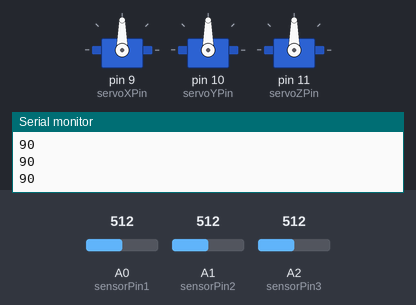
Recording of a sketch running on a simulated Arduino Uno, built with avr-gcc and run on an emulated ATmega328P. Shown: 3 × servo, the last lines printed to the serial monitor. Inputs (shaded band) come from the test bench; at power-on: A0 (sensorPin1) = 512, A1 (sensorPin2) = 512, A2 (sensorPin3) = 512.

Above: at 1.2 s.
1.3 s: A0 (sensorPin1) set to 716
At 2.0 s:
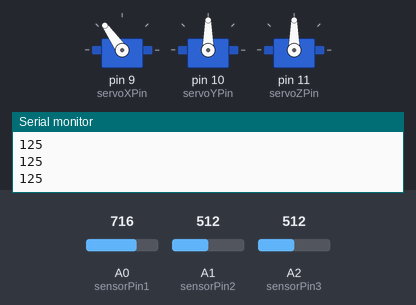
2.8 s: A1 (sensorPin2) set to 716
At 3.1 s:
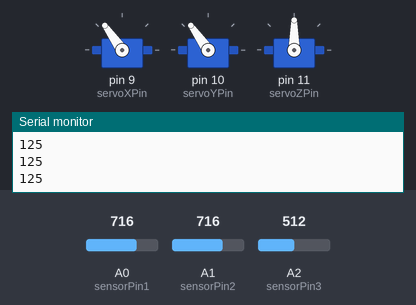
4.3 s: A2 (sensorPin3) set to 716
At 5.5 s:
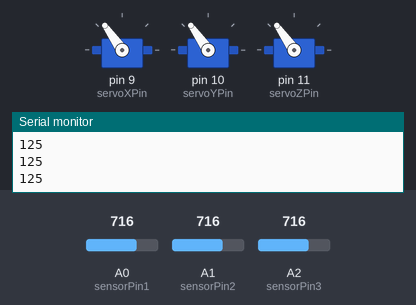
5.8 s: A0 (sensorPin1) set to 900
At 6.6 s:
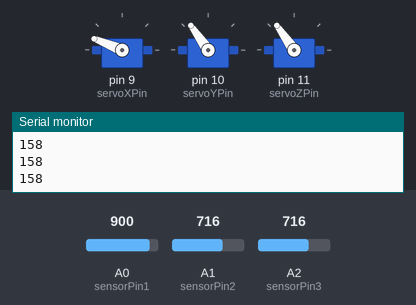
7.3 s: A1 (sensorPin2) set to 900
At 7.8 s:
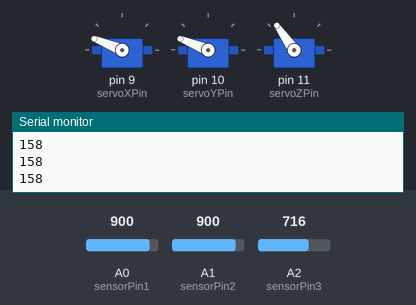
8.8 s: A2 (sensorPin3) set to 900
At 10.1 s:
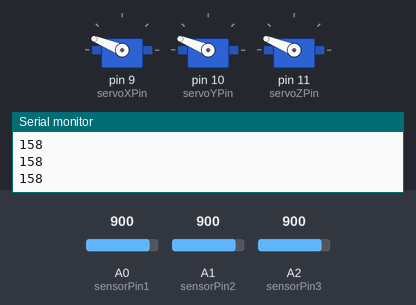
Timing chart, 0 to 11.3 s (numbered marks = the images above; inputs shaded):
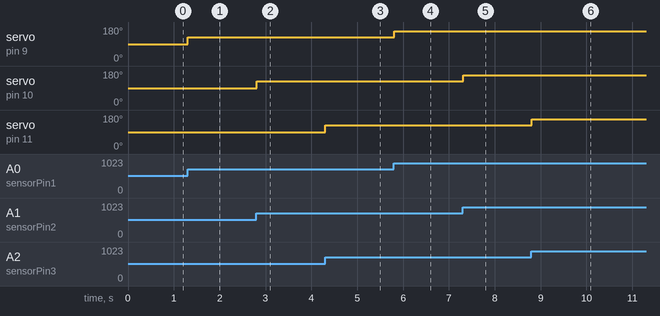

The sketch:

2_axis_robo_arm_pot.ino
```cpp
#include <Servo.h>

Servo servoX;  // create servo object to control an X axis servo
Servo servoY;  // and for Y
Servo servoZ;

// (a maximum of eight servo objects can be created!)

int servoXPin = 9;  // what pins are our servos connected to?
int servoYPin = 10;
int servoZPin = 11;

int sensorPin1 = A0; // pins for pot
int sensorPin2 = A1;
int sensorPin3 = A2;

//int sensorValue = 0;

void setup() {
  Serial.begin(9600);  // we're gonna use serial comm.

  // "attach" servos
  servoX.attach(servoXPin);
  servoY.attach(servoYPin);
  servoZ.attach(servoZPin);

}

void loop() {
  // see if there is available serial data


  int val = analogRead(sensorPin1);
  int val2 = analogRead(sensorPin2);
  int val3 = analogRead(sensorPin3);

  int mappedVal = map(val, 0, 1023, 0, 180);
  int mappedVal2 = map(val2, 0, 1023, 0, 180);
  int mappedVal3 = map(val3, 0 , 1023, 0, 180);

 Serial.println(mappedVal);
  // "write" for a servo motor just tells it what angle to go to
  servoX.write(mappedVal);
  servoY.write(mappedVal2);
  servoZ.write(mappedVal3);
}
```

Measured:
- after the input at 1.3 s, servo on pin 9 (servoXPin): 90° → 125° at once
- after the input at 2.8 s, servo on pin 10 (servoYPin): 90° → 125° at once
- after the input at 4.3 s, servo on pin 11 (servoZPin): 90° → 125° at once
- after the input at 5.8 s, servo on pin 9 (servoXPin): 125° → 158° at once
- after the input at 7.3 s, servo on pin 10 (servoYPin): 125° → 158° at once
- after the input at 8.8 s, servo on pin 11 (servoZPin): 125° → 158° at once
